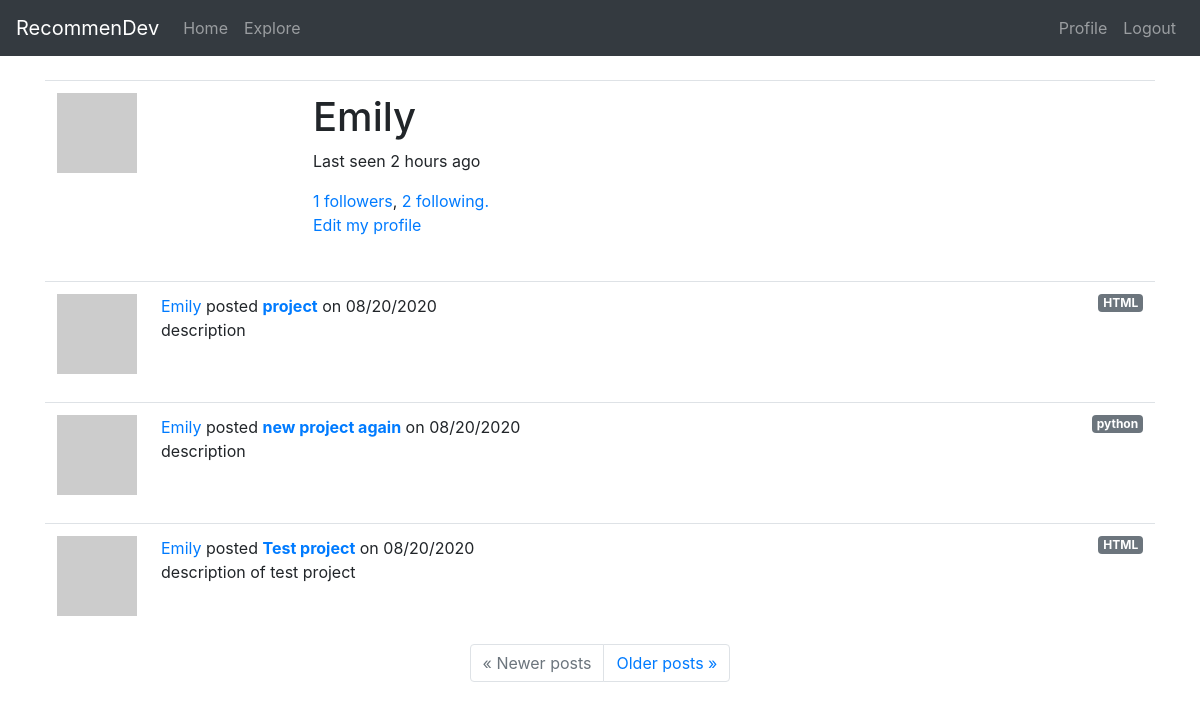
Page /user/Emily (signed in) on the earlier database version.
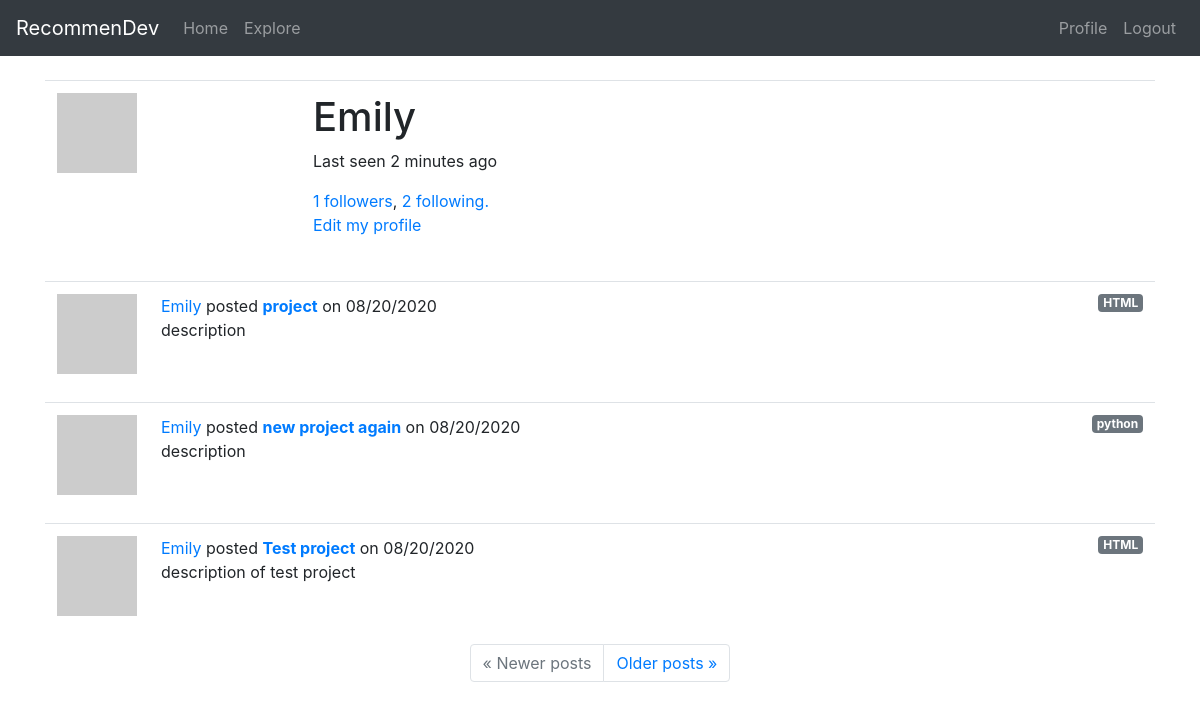
Same page on the later database version.
### app/models.py (models this page shows, shortened)
class User(UserMixin, db.Model):
    id = db.Column(db.Integer, primary_key=True)
    username = db.Column(db.String(30), index=True, unique=True)
    email = db.Column(db.String(50), index=True, unique=True)
    password_hash = db.Column(db.String(128))
    projects = db.relationship('Project', backref='owner', lazy='dynamic')
    about_me = db.Column(db.String(140))
    last_seen = db.Column(db.DateTime, default=datetime.utcnow)
    followed = db.relationship(
        'User', secondary=followers,
        primaryjoin=(followers.c.follower_id == id),
        secondaryjoin=(followers.c.followed_id == id),
        backref=db.backref('followers', lazy='dynamic'), lazy='dynamic')
    def avatar(self, size):
        digest = md5(self.email.lower().encode('utf-8')).hexdigest()
        return 'https://www.gravatar.com/avatar/{}?d=retro&s={}'.format(digest, size)

class Project(db.Model):
    id = db.Column(db.Integer, primary_key=True)
    user_id = db.Column(db.Integer, db.ForeignKey('user.id'))
    title = db.Column(db.String(60))
    description = db.Column(db.String(150))
    timestamp = db.Column(db.DateTime, index=True, default=datetime.utcnow)
    language = db.Column(db.String(15))
    git_url = db.Column(db.String(50))
    tags = db.Column(db.String(60))

### app/routes.py (the view)
@app.route('/user/<username>')
@login_required
def user(username):
    user = User.query.filter_by(username=username).first_or_404()
    following = user.followed.all()
    followers = user.followers.all()
    page = request.args.get('page', 1, type=int)
    projects = user.projects.order_by(Project.timestamp.desc()).paginate(page, app.config['POSTS_PER_PAGE'], False)
    next_url = url_for('user', username=user.username, page=projects.next_num) \
        if projects.has_next else None
    prev_url = url_for('user', username=user.username, page=projects.prev_num) \
        if projects.has_prev else None
    form = EmptyForm()
    return render_template('user.html', title=f'{user.username}\'s profile', user=user, following=following, followers=followers, projects=projects.items, next_url=next_url, prev_url=prev_url, form=form)

### app/models.py (called while the page is built)
@login.user_loader
def load_user(id):
    return User.query.get(int(id))

### app/routes.py (called while the page is built)
@app.before_request
def before_request():
    if current_user.is_authenticated:
        current_user.last_seen = datetime.utcnow()
        db.session.commit()

### app/templates/user.html (shortened to what this page needs)
{% extends "base.html" %}
{% block content %}
    <table class="table table-hover">
        <tr>
            <td width="256px"><img src="{{ user.avatar(256) }}"></td>
            <td>
                <h1>{{ user.username }}</h1>
                {% if user.last_seen %}
                <p>Last seen {{ moment(user.last_seen).fromNow() }}</p>
                {% endif %}
                <a href="#", id="followers_btn", data-toggle="modal", {% if followers %} data-target="#followers_modal" {% endif %}>{{ user.followers.count() }} followers</a>, <a href="#", id="following_btn", data-toggle="modal", {% if following %} data-target="#following_modal" {% endif %}>{{ user.followed.count() }} following.</a>
                {% if user == current_user %}
                <p><a href="{{ url_for('edit_profile') }}">Edit my profile</a></p>
                {% endif %}
            </td>
        </tr>
    </table>
    {% for project in projects %}
        {% include '_project.html' %}
    {% endfor %}
    <nav aria-label="...">
        <ul class="pagination justify-content-center">
            <li class="page-item{% if not prev_url %} disabled{% endif %}">
                <a class="page-link" href="{{ prev_url or '#' }}">
                    <span aria-hidden="true">&laquo;</span> Newer posts
                </a>
            </li>
            <li class="page-item{% if not next_url %} disabled{% endif %}">
                <a class="page-link" href="{{ next_url or '#' }}">
                    Older posts <span aria-hidden="true">&raquo;</span>
                </a>
            </li>
        </ul>
    </nav>
{% endblock %}

### app/templates/base.html (shortened to what this page needs)
<!DOCTYPE html>
<html lang="en">
<head>
    <link rel="stylesheet" href="https://stackpath.bootstrapcdn.com/bootstrap/4.5.2/css/bootstrap.min.css">
</head>
<body style="padding-top: 5rem;">
    <nav class="navbar navbar-expand-md navbar-dark bg-dark fixed-top">
        <a class="navbar-brand" href="{{ url_for('index') }}">RecommenDev</a>
        <div class="collapse navbar-collapse", id="navbarsExampleDefault">
            <ul class="navbar-nav mr-auto">
                <li class="nav-item"><a href="{{ url_for('index') }}" class="nav-link">Home</a></li>
                <li class="nav-item"><a href="{{ url_for('explore') }}" class="nav-link">Explore</a></li>
            </ul>
            <ul class="navbar-nav ml-auto">
                {% if current_user.is_anonymous %}
                <li class="nav-item"><a href="{{ url_for('login') }}" class="nav-link">Login</a></li>
                {% else %}
                <li class="nav-item"><a href="{{ url_for('user', username=current_user.username) }}" class="nav-link">Profile</a></li>
                <li class="nav-item"><a href="{{ url_for('logout') }}" class="nav-link">Logout</a></li>
                {% endif %}
            </ul>
        </div>
    </nav>
    <main role="main" class="container">
        {% block content %}{% endblock %}
    </main>
</body>
</html>

### app/templates/_project.html
<table class="table table-hover">
    <tr>
        <td width="70px">
            <a href="{{ url_for('user', username=project.owner.username) }}">
                <img src="{{ project.owner.avatar(70) }}" />
            </a>
        </td>
        <td>
            <span class="user_popup">
                <a href="{{ url_for('user', username=project.owner.username) }}">
                    {{ project.owner.username }}
                </a>
            </span>
            posted <a href="{{ url_for('project', id=project.id) }}"><b>{{ project.title }}</b></a> on {{ moment(project.timestamp).format('L') }}
            <a href="{% if project.language %} {{ url_for('language', language=project.language) }} {% endif %}" class="badge badge-secondary float-right">{% if project.language %} {{ project.language }} {% endif %}</a>
            <br> {% if project.description %} {{ project.description }} {% endif %}
        </td>
    </tr>
</table>

Differences in the rows shown:
changed User "Emily": last_seen "2 hours ago" → "2 minutes ago"
